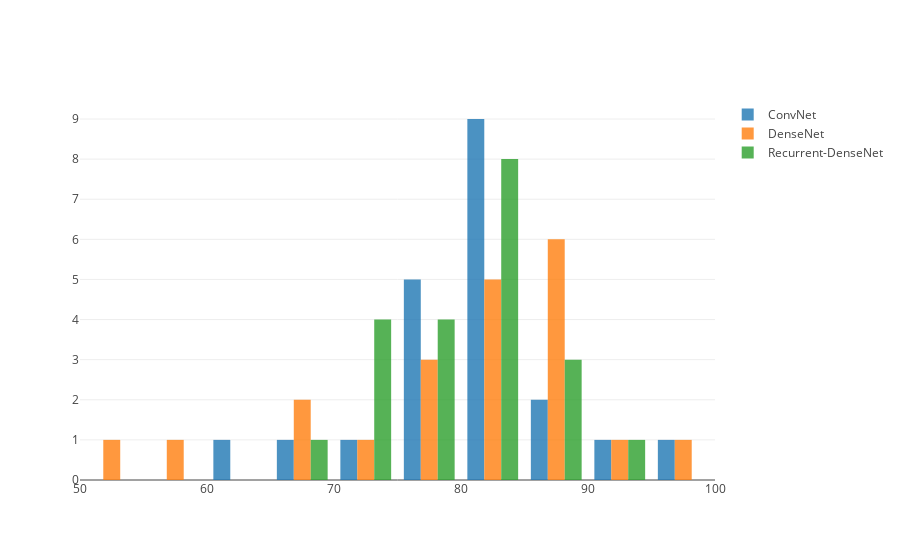

Write notebook code for a chart like this one.
### Code cell
trace1 = go.Histogram(x=list(per_class_accuracy1.values()),
                      name='ConvNet',
                      opacity=0.8)
trace2 = go.Histogram(x=list(per_class_accuracy2.values()),
                      name='DenseNet',
                      opacity=0.8)
trace3 = go.Histogram(x=list(per_class_accuracy3.values()),
                      name='Recurrent-DenseNet',
                      opacity=0.8)
data = [trace1, trace2, trace3]
layout = go.Layout()
ply.iplot(dict(data=data, layout=layout))

### Figure 1 — Plotly figure (JSON) as saved in the notebook; plotly's stock layout.template omitted (floating-point values rounded to 4 significant figures)
{"data": [{"name": "ConvNet", "opacity": 0.8, "type": "histogram", "x": [77.87, 79.38, 84.87, 81.42, 68.13, 83.52, 89.96, 77.38, 81.3, 91.06, 79.84, 81.08, 82.01, 78.28, 87.15, 60.67, 73.86, 95.75, 82.35, 82.81, 82.8]}, {"name": "DenseNet", "opacity": 0.8, "type": "histogram", "x": [71.15, 79.38, 86.35, 82.61, 57.77, 85.77, 91.51, 69.84, 77.48, 89.84, 83.87, 81.47, 88.7, 80.33, 85.14, 51.69, 67.05, 96.39, 82.35, 85.16, 79.6]}, {"name": "Recurrent-DenseNet", "opacity": 0.8, "type": "histogram", "x": [76.28, 84.05, 83.03, 81.03, 69.32, 85.39, 89.19, 74.6, 73.66, 83.33, 86.69, 78.38, 82.01, 77.05, 78.31, 73.78, 73.11, 91.14, 82.72, 80.47, 82.4]}], "layout": {}}
